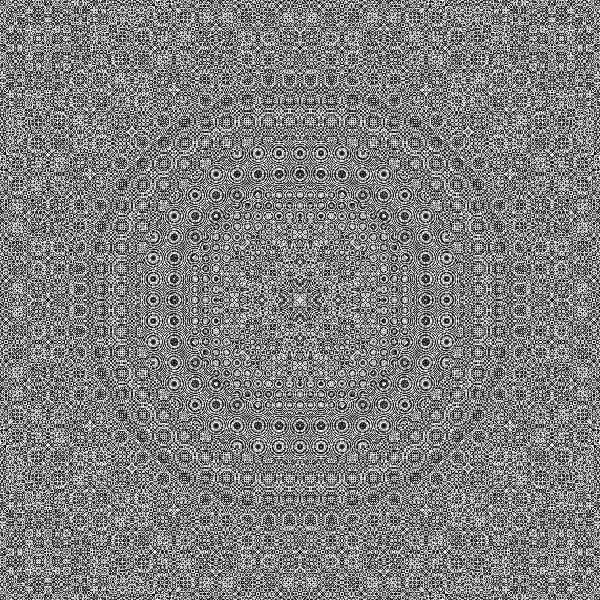
#> input picture assets/frexp_1.png, 600 x 600 px
$ python main.py
#> lines starting #> are read from the running program, lines starting #| are printed output that depends on the picture
"""
Lista 1 de Processamento Digital de Imagens
Aluno: Heitor Schulz
Matricula: 2016101758
"""


from PIL import Image
import math


# [5 lines left out: function isKthBitSet, not called in this run]

def rotaciona_array_180_graus(array_entrada, m, n, array_saida):
    for i in range(m):
        for j in range(n):
            array_saida[i][(n-1)-j]=array_entrada[(m-1)-i][j]

    print(array_saida)
    print(array_entrada)

# [177 lines left out: functions fatiamento, fatiamento1, fatiamento2, convolucao3x3, not called in this run]

def convolucaonxn(imagem,filtro,constante,nome, tamanho_filtro):

    pixels = imagem.load()

    ##Rotaciona 180 Graus o filtro
    filtro_out = filtro
    rotaciona_array_180_graus(filtro,tamanho_filtro,tamanho_filtro,filtro_out)
    filtro = filtro_out
    ##Realiza a convulação
    filenameConv = 'output/convolucao_'
    img = Image.new(imagem.mode, imagem.size, color = 'black')
    pixels_n= img.load()

    for i in range(imagem.size[0]):
        for j in range(imagem.size[1]):

            resultado=0
            initCounter = - int(tamanho_filtro/2)
            linha = initCounter
            coluna = initCounter

            for ii in filtro:
                #print(ii)
                for jj in ii:

                    pos_y=i+linha
                    pos_x=j+coluna
                    ##Tratar Bordas aqui?
                    if(pos_y<0):
                        while(pos_y<0):
                            pos_y+=1
                    if(pos_x<0):
                        while(pos_x<0):
                            pos_x+=1
                    if(pos_y>=imagem.size[0]):
                        while(pos_y>=imagem.size[0]):
                            pos_y-=1
                    if(pos_x>=imagem.size[1]):
                        while(pos_x>=imagem.size[1]):
                            pos_x-=1
                    resultado+=pixels[pos_y, pos_x]*jj

                    coluna+=1

                coluna = initCounter
                linha+=1

            # [5 lines of commented-out code are left out]

            pixels_n[i,j]=int(resultado*constante)

    img.save(filenameConv+nome+'.jpg')

# [75 lines left out: functions mascara_de_nitidez, filtro_mediana, not called in this run]

def exercicio3(imagem,nome):
    pixels_o = imagem.load()

    comprimento= math.floor(imagem.size[0]/2)
    altura=math.ceil(imagem.size[1]/2)

    img = Image.new(imagem.mode,(comprimento, altura) , color = 'black')
    pixels_n= img.load()

    for i in range(comprimento):
        for j in range(altura):

            pixels_n[i,j]=pixels_o[(2*i),(2*j+1)]

    img.save('output/'+nome+'.jpg')


def main():

    print("Iniciando programa")
    #imagem = Image.open('assets/Fig10.15(a).jpg')

    imagem = Image.open('assets/frexp_1.png')
#> imagem is the input picture: PIL image 600x600 L; min 0, max 254, mean 126.8

    exercicio3(imagem,'3_antes_pb')
#> in exercicio3, `img = Image.new(imagem.mode,(comprimento, altura) , color = 'black')`: img: PIL image 300x300 L; every value is 0
#> in exercicio3, `img.save('output/'+nome+'.jpg')`:
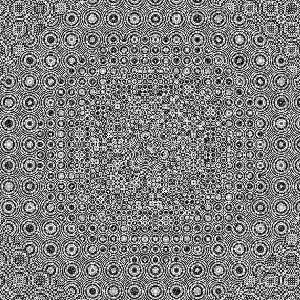
#> saved as 3_antes_pb.jpg: PIL image 300x300 L; min 0, max 254, mean 126.8

    # [6 lines of commented-out code are left out]

    print("Convolução...")
    #imagem = Image.open('assets/lena.tif')

    #Filtro: Original
    Constante_Original_3x3 = 1
    Filtro_Original_3x3 = [[0, 0, 0],
                           [0, 1, 0],
                           [0, 0, 0]]

    #Filtro: Passa-Baixa 3x3
    Constante_Passa_Baixa_3x3 = 1/9
    Filtro_Passa_Baixa_3x3 = [[1, 1, 1],
                              [1, 1, 1],
                              [1, 1, 1]]

    #Filtro: Gaussiano 3x3
    Constante_Gaussiano_3x3 = 1/16
    Filtro_Gaussiano_3x3 = [[1, 2, 1],
                            [2, 4, 2],
                            [1, 2, 1]]

    #Filtro: Laplaciano 3x3
    Constante_Laplaciano_3x3 = 1
    Filtro_Laplaciano_3x3 = [[0,  1, 0],
                             [1, -4, 1],
                             [0,  1, 0]]

    #Filtro: Laplaciano 45Graus 3x3
    Constante_Laplaciano_3x3_45g = 1
    Filtro_Laplaciano_3x3_45g = [[-1, -1, -1],
                                 [-1,  8, -1],
                                 [-1, -1, -1]]

    Constante_Teste_3x3 = 1
    Filtro_Teste_3x3 = [[0, 1, 2],
                           [3, 4, 5],
                           [6, 7, 8]]

    # [5 lines of commented-out code are left out]

    convolucaonxn(imagem,Filtro_Passa_Baixa_3x3,Constante_Passa_Baixa_3x3,"Passa-baixas_3x3",3)
#> in convolucaonxn, `img = Image.new(imagem.mode, imagem.size, color = 'black')`: img: PIL image 600x600 L; every value is 0
#> in convolucaonxn, `img.save(filenameConv+nome+'.jpg')`:
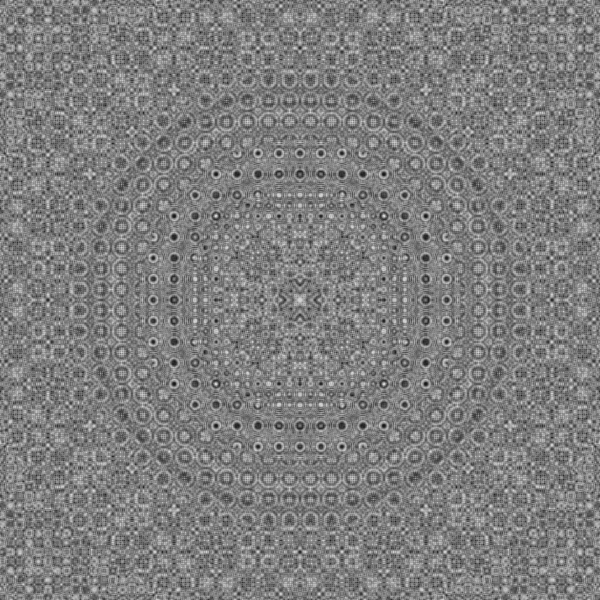
#> saved as convolucao_Passa-baixas_3x3.jpg: PIL image 600x600 L; min 21, max 222, mean 126.4
    convolucaonxn(imagem,Filtro_Laplaciano_3x3,Constante_Laplaciano_3x3,"ex03",3)
#> call 2 of convolucaonxn, with constante = 1, nome = 'ex03', tamanho_filtro = 3
#> in convolucaonxn (call 2), `img.save(filenameConv+nome+'.jpg')`:
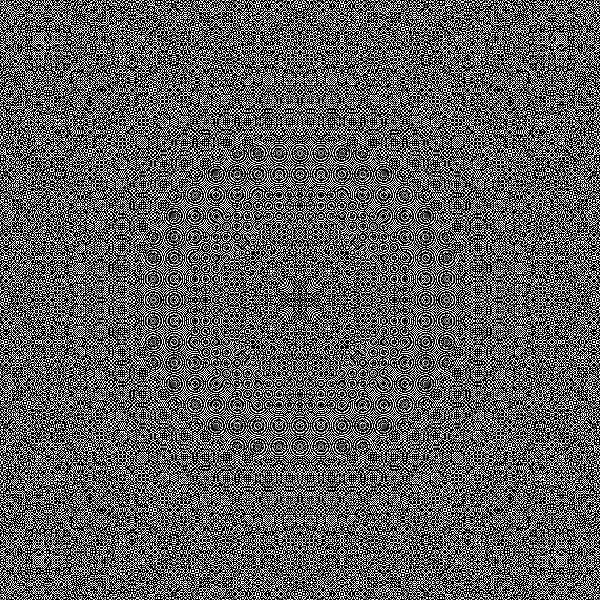
#> saved as convolucao_ex03.jpg: PIL image 600x600 L; min 0, max 255, mean 96.3

    imagem = Image.open('output/convolucao_ex03.jpg')

    exercicio3(imagem,'3_apos_pb')
#> call 2 of exercicio3, with nome = '3_apos_pb'
#> in exercicio3 (call 2), `img.save('output/'+nome+'.jpg')`:
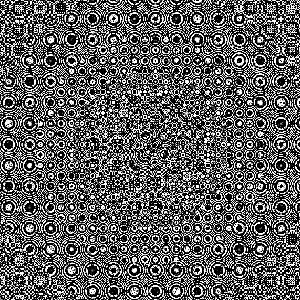
#> saved as 3_apos_pb.jpg: PIL image 300x300 L; min 0, max 255, mean 97.2

    return 0
    mascara_de_nitidez(imagem)


    #Filtro: Passa-Baixa 3x3
    Constante_Passa_Baixa_11x11 = 1/121
    Filtro_Passa_Baixa_11x11 = [[1, 1, 1, 1, 1, 1, 1, 1, 1, 1, 1],
                                [1, 1, 1, 1, 1, 1, 1, 1, 1, 1, 1],
                                [1, 1, 1, 1, 1, 1, 1, 1, 1, 1, 1],
                                [1, 1, 1, 1, 1, 1, 1, 1, 1, 1, 1],
                                [1, 1, 1, 1, 1, 1, 1, 1, 1, 1, 1],
                                [1, 1, 1, 1, 1, 1, 1, 1, 1, 1, 1],
                                [1, 1, 1, 1, 1, 1, 1, 1, 1, 1, 1],
                                [1, 1, 1, 1, 1, 1, 1, 1, 1, 1, 1],
                                [1, 1, 1, 1, 1, 1, 1, 1, 1, 1, 1],
                                [1, 1, 1, 1, 1, 1, 1, 1, 1, 1, 1],
                                [1, 1, 1, 1, 1, 1, 1, 1, 1, 1, 1],
                                ]

    # [23 lines of commented-out code are left out]

    imagem = Image.open('output/lena_ruido_filtro_mediana11x11.jpg')
    mascara_de_nitidez(imagem)
    print("Fim do programa")

if __name__ == '__main__':
   main()

$ run again, with assets/ruidosa1.tif saved as assets/frexp_1.png
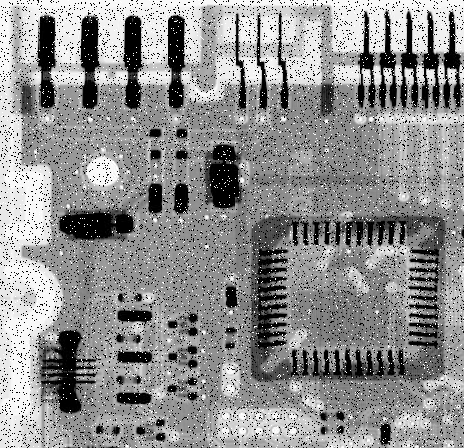
#> input picture assets/ruidosa1.tif, 464 x 448 px
#> in main, imagem is the input picture: PIL image 464x448 L; min 0, max 255, mean 143.2
#> in convolucaonxn (call 2), `img.save(filenameConv+nome+'.jpg')`:
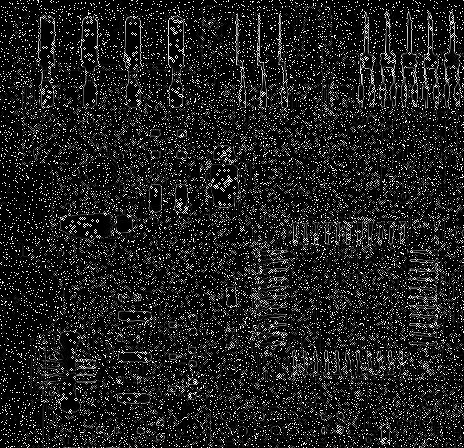
#> saved as convolucao_ex03.jpg: PIL image 464x448 L; min 0, max 255, mean 31.6
#> in exercicio3 (call 2), `img.save('output/'+nome+'.jpg')`:
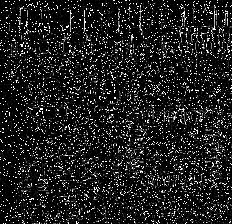
#> saved as 3_apos_pb.jpg: PIL image 232x224 L; min 0, max 255, mean 34.1
